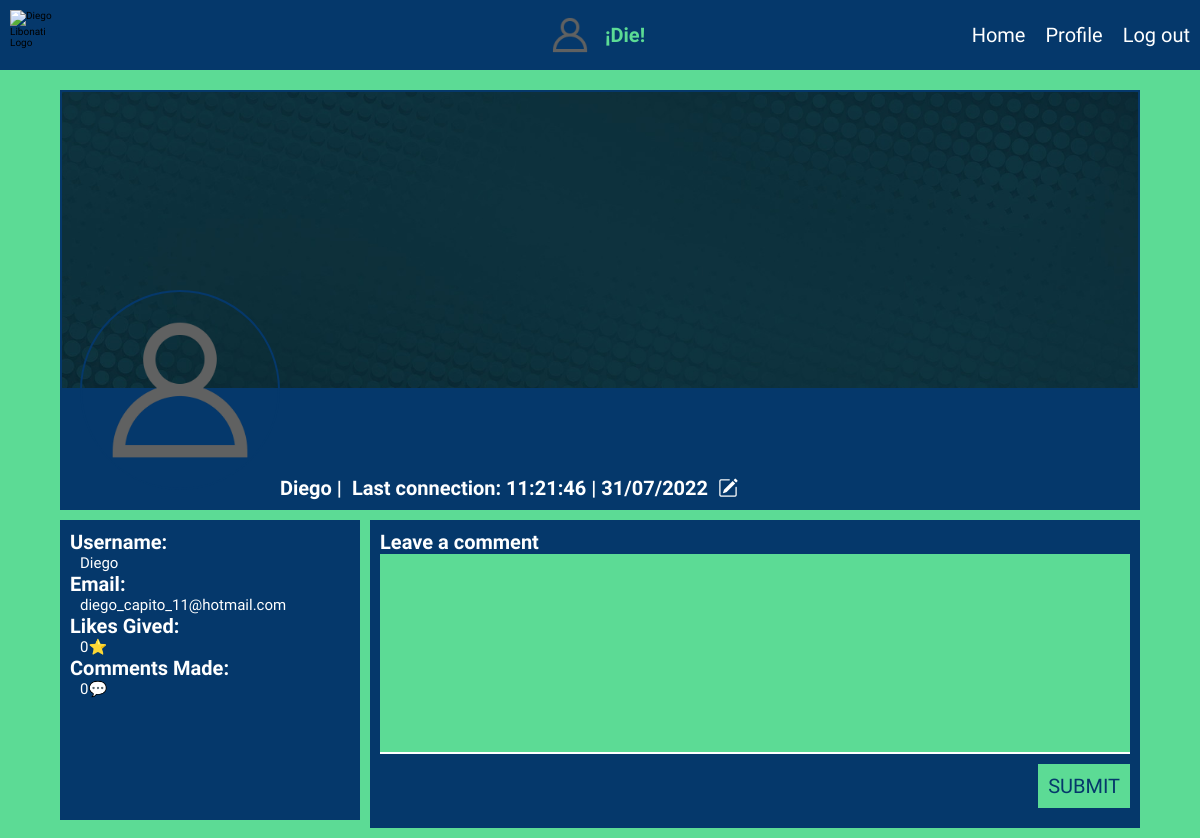
/profile/Diego (signed in), run on the app's committed database.
### foro/models.py (models this page shows)
class User(db.Model, UserMixin):
    id = db.Column(db.Integer, primary_key=True)
    username = db.Column(db.String(20), unique=True)
    email = db.Column(db.String(150), unique=True)
    password = db.Column(db.String(150))
    profile_photo = db.Column(db.String(120), nullable=True, default="default.webp")
    profile_banner = db.Column(db.String(120), nullable=True, default="default.jpg")
    last_connection = db.Column(db.String(120), nullable = False)
    is_active = db.Column(db.DateTime(timezone=True), default= datetime.utcnow())
    comments = db.relationship('Comment', backref="user")
    likes = db.relationship('Comment_Like', backref="user")

### foro/views.py (the view, shortened to what this page needs)
@views.route('/profile/<user>', methods= ['GET', 'POST'])
@login_required
def profile(user):
    user_db = User.query.filter_by(username=user).first()
    profile_comments_db = db.session.query(User,Comment).join(Comment).filter_by(profile_id = user_db.id)
    if request.method == 'GET':
        if user_db and user == current_user.username:
            return render_template('profile.html', user=current_user, comments = profile_comments_db)
        elif user_db and user == user_db.username:
            return render_template('profile.html', user=user_db, comments = profile_comments_db)
        else:
            return render_template("<h2>User Not Found</h2>")

### foro/__init__.py (called while the page is built)
def create_app():
    app = Flask(__name__)
    app.config['SECRET_KEY'] = 'asdasdasdasd'
    app.config['SQLALCHEMY_DATABASE_URI'] = f'sqlite:///{DB_NAME}'
    app.jinja_env.add_extension('jinja2.ext.loopcontrols')
    db.init_app(app)
    migrate = Migrate(app, db)
    from .views import views
    from .auth import auth
    app.register_blueprint(views, url_prefix="/")
    app.register_blueprint(auth, url_prefix="/")
    from .models import User,Comment,Comment_Like
    create_database(app)
    login_manager = LoginManager()
    login_manager.login_view = 'auth.login'
    login_manager.init_app(app)
    @login_manager.user_loader
    def load_user(id):
        return User.query.get(int(id))
    return app

### foro/views.py (called while the page is built)
@views.before_request
@login_required
def update_user_is_active():
    current_user.is_active = datetime.utcnow()
    db.session.commit()

### foro/templates/profile.html (shortened to what this page needs)
{% extends 'base.html' %}
{% block linkcss %}
    <link rel="stylesheet" type="text/css" href="{{ url_for('static', filename='css/profile/header.css') }}">
    <link rel="stylesheet" type="text/css" href="{{ url_for('static', filename='css/profile/main.css') }}">
{% endblock linkcss %}
{% block content %}
<main>
    <section class="header_profile_container">
        <article class="header_container_banner">
            <img src="{{ url_for('static', filename='profilebanners/'+user.profile_banner) }}" alt="gif">
            <div class="header_container_banner_information">
                <h2>{{user.username}} |</h2>
                <h2>Last connection: {{user.last_connection}}</h2>
                <button><a href="{{url_for("views.profile_update", username = user.username)}}"><i class="bi bi-pencil-square"></i></a></button>
        </article>
        <img class="img-profile" src="{{ url_for('static', filename='profilephotos/'+user.profile_photo) }}" alt="gif">
    </section>
    <section class="profile_main">
        <aside class="profile_information">
            <h2>Username: </h2>
            <p>{{user.username}}</p>
            <h2>Email: </h2>
            <p>{{user.email}}</p>
            <h2>Likes Gived: </h2>
            <p>{{user.likes|count}}⭐</p>
            <h2>Comments Made: </h2>
            <p>{{user.comments|count}}💬</p>
        </aside>
        <article class="profile_comments">
            <form method="POST" class="form_container">
                <h2>Leave a comment</h2>
                <textarea name="comment"></textarea>
                <button type="submit">SUBMIT</button>
            </form>
        </article>
    </section>
</main>
{% endblock content %}

### foro/templates/base.html (shortened to what this page needs)
<!DOCTYPE html>
<html lang="en">
  <head>
    <link rel="stylesheet" type="text/css" href="{{ url_for('static', filename='css/general.css') }}">
    <link rel="stylesheet" type="text/css" href="{{ url_for('static', filename='css/navbar.css') }}">
    {% block linkcss %} {% endblock linkcss %}
  </head>
  <body>
    <header class="header_container">
        <div class="navbar_mobile">
            <img src="{{ url_for('static', filename='DL.png') }}" alt="Diego Libonati Logo">
        </div>
        {% if user.is_authenticated %}
          <div class="navbar_logo">
            <img  src="{{ url_for('static', filename='profilephotos/'+current_user.profile_photo) }}" alt="gif">
            <h2>¡{{current_user.username}}!</h2>
          </div>
        {% endif %}
        <nav class="navbar_container">
            <ul class="navbar_container_list">
              {% if user.is_authenticated %}
                <li class="navbar_container_list_li"><a class="navbar_container_list_li_a" href="/">Home</a></li>
                <li class="navbar_container_list_li"><a class="navbar_container_list_li_a" href={{ url_for('views.profile', user = current_user.username) }}>Profile</a></li>
                <li class="navbar_container_list_li"><a class="navbar_container_list_li_a" href="/logout">Log out</a></li>
              {% else %}
                <li class="navbar_container_list_li"><a class="navbar_container_list_li_a" href="/login">Login</a></li>
                <li class="navbar_container_list_li"><a class="navbar_container_list_li_a" href="/sign-up">Sign Up</a></li>
              {% endif %}
            </ul>
        </nav>
    </header>
      {% block content %}
      {% endblock content %}
  </body>
</html>

### foro/static/css/general.css (style rules this page uses)
* { margin: 0; padding: 0; box-sizing: border-box; font-size: 10px; list-style: none; font-family: Prompt, Helvetica, sans-serif; }
img { max-width: 100%; }
body { height: 100%; width: 100%; margin-top: 7rem; }
main { display: flex; align-items: center; justify-content: center; flex-flow: column wrap; width: 100%; height: 100%; }

### foro/static/css/navbar.css (style rules this page uses)
.header_container { display: flex; align-items: center; justify-content: center; flex-flow: row wrap; width: 100%; height: 7rem; background-color: #05386B; position: fixed; z-index: 9999; top: 0; left: 0; }
.navbar_mobile { display: flex; align-items: center; justify-content: space-between; flex-flow: row wrap; height: 7rem; width: 100%; padding: 1rem; }
.header_container img { width: 5rem; height: 5rem; object-fit: cover; }
.navbar_container { display: flex; align-items: center; justify-content: center; flex-flow: row wrap; height: auto; width: 100%; }
.navbar_container_list { display: flex; align-items: flex-start; justify-content: center; flex-flow: column nowrap; height: auto; max-height: 0; width: 100%; background-color: #05386B; transition: max-height 1s; overflow: hidden; }
.navbar_container_list_li { padding: 1rem; }
.navbar_container_list_li_a { text-decoration: none; font-size: 2rem; color: #fff; }
.navbar_logo { display: flex; align-items: center; justify-content: center; flex-flow: row wrap; position: absolute; width: 100%; z-index: -1; }
.navbar_logo img { border-radius: 50%; width: 5rem; height: 5rem; object-fit: cover; }
.navbar_logo h2 { font-size: 2rem; color: #5CDB95; padding: 1rem; }
@media only screen and (min-width:1024px) { .header_container { justify-content: space-between; } }
@media only screen and (min-width:1024px) { .navbar_mobile { width: auto; } }
@media only screen and (min-width:1024px) { .navbar_container { width: auto; } }
@media only screen and (min-width:1024px) { .navbar_container_list { flex-flow: row wrap; max-height: 100rem; } }

### foro/static/css/profile/header.css (style rules this page uses)
body { background-color: #5CDB95; }
.header_profile_container { width: 90%; height: 43rem; position: relative; margin-top: 2rem; }
.header_container_banner { display: flex; align-items: flex-start; justify-content: center; flex-flow: row wrap; position: absolute; height: 100%; width: 100%; }
.header_container_banner img { width: 100%; height: 30rem; object-fit: cover; border: .2rem solid #05386B; }
.header_container_banner_information { display: flex; align-items: center; justify-content: flex-start; flex-flow: row wrap; width: 100%; height: 13rem; background-color: #05386B; padding: 1rem; }
.header_container_banner_information h2 { font-size: 1.5rem; color: #fff; padding-right: 1rem; }
.header_container_banner_information button { background: none; border: none; cursor: pointer; }
.header_container_banner_information button i { font-size: 2rem; color: #fff; }
.img-profile { position: absolute; width: 15rem; height: 15rem; object-fit: cover; border-radius: 50%; bottom: 14rem; left: 1rem; border: .2rem solid #05386B; }
@media only screen and (min-width: 768px) { .header_profile_container { height: 42rem; } }
@media only screen and (min-width: 768px) { .header_container_banner_information { align-items: flex-end; justify-content: flex-start; height: 12rem; padding: 0rem 0rem 1rem 22rem; } }
@media only screen and (min-width: 768px) { .img-profile { width: 20rem; height: 20rem; bottom: 2rem; left: 2rem; } }
@media only screen and (min-width: 768px) { .header_container_banner_information h2 { text-align: start; font-size: 2rem; } }

### data on the page
User: profile_photo (placeholder picture), username "Die"
User: profile_banner (placeholder picture), username "Diego", last_connection "11:21:46 | 31/07/2022", profile_photo (placeholder picture), email "diego_capito_11@hotmail.com"

### other printed values
{{ user.likes|count }} "0"
{{ user.comments|count }} "0"
